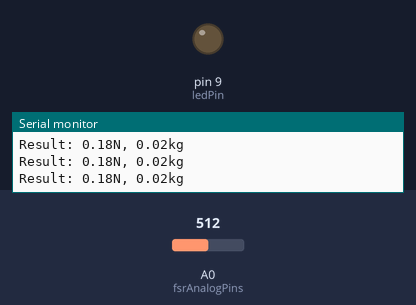
Bench run of a sketch on a simulated Arduino Uno, built with avr-gcc and run on an emulated ATmega328P. Shown: output pins drawn as LEDs (lit = HIGH), the last lines printed to the serial monitor. The test bench sets the inputs (shaded band); at power-on: A0 (fsrAnalogPins) = 512.

Above: at 1.2 s.
1.3 s: A0 (fsrAnalogPins) set to 968
3.4 s: A0 (fsrAnalogPins) set to 998
At 4.1 s:
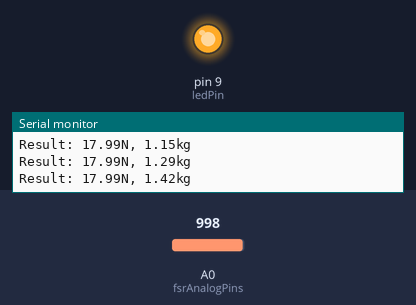
5.2 s: A0 (fsrAnalogPins) set to 900
At 6.5 s:
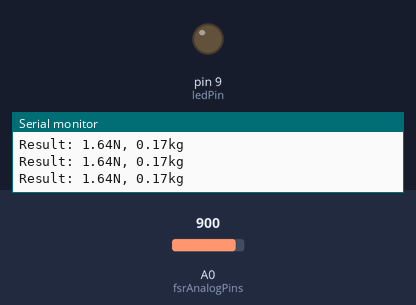
7.2 s: A0 (fsrAnalogPins) set to 1010
At 8.6 s:
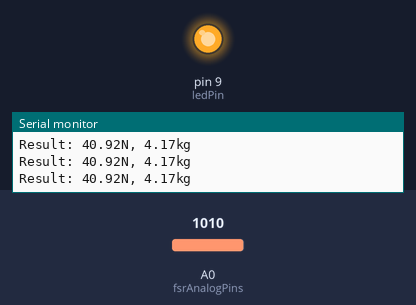
Timing chart, 0 to 9.9 s (numbered marks = the images above; inputs shaded):
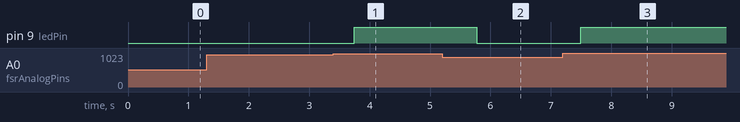

The sketch:

fsr-shoose.ino
```cpp
const int fsrAnalogPins[] = {A0, A1, A2, A3, A4};  // the FSR and 10K pulldown are connected to a0, a1, a2, a3, a4
const int ledPin = 9;

const float ACC_GRAVITY = 9.80665;
const int PULLUP_REGISTER_10K = 10000; // 10K resistor

// for moving average
const int movingAverageWindowSize = 10;
float movingAverageArray[movingAverageWindowSize] = {0,};
int index = 0;
float totalValue = 0;

float getPressureNewtons(int analogPin)
{
    int fsrReading;              // the analog reading from the FSR resistor divider
    int fsrVoltage;              // the analog reading converted to voltage
    unsigned long fsrResistance; // The voltage converted to resistance, can be very big so make "long"
    unsigned long fsrConductance;
    float fsrForce; // Finally, the resistance converted to force

    fsrReading = analogRead(analogPin);

    // analog voltage reading ranges from about 0 to 1023 which maps to 0V to 5V (= 5000mV)
    fsrVoltage = map(fsrReading, 0, 1023, 0, 5000); //

    if (fsrVoltage == 0)
    {
        return 0;
    }
    else
    {
        // The voltage = Vcc * R / (R + FSR) where R = 10K and Vcc = 5V
        // so FSR = ((Vcc - V) * R) / V        yay math!
        fsrResistance = 5000 - fsrVoltage; // fsrVoltage is in millivolts so 5V = 5000mV
        fsrResistance *= PULLUP_REGISTER_10K;
        fsrResistance /= fsrVoltage; // FSR resistance in ohms

        fsrConductance = 1000000; // we measure in micromhos so
        fsrConductance /= fsrResistance; // Conductance in microMhos

        // Use the two FSR guide graphs to approximate the force
        if (fsrConductance <= 1000)
        {
            fsrForce = fsrConductance / 80; // Force in Newtons
        }
        else
        {
            fsrForce = fsrConductance - 1000;
            fsrForce /= 30; // Force in Newtons
        }
        return fsrForce/5.5; // fine tuning
    }
}

void setup(void)
{
    Serial.begin(9600);
    pinMode(ledPin, OUTPUT);
    digitalWrite(ledPin, 0);
}

void loop(void)
{
    float pressureNewtons = 0;
    float averageNewtons = 0;
    float weight = 0;
    pressureNewtons = getPressureNewtons(fsrAnalogPins[0]);

    totalValue = totalValue - movingAverageArray[index] + pressureNewtons;
    movingAverageArray[index] = pressureNewtons;
    index = (index + 1) % movingAverageWindowSize;
    averageNewtons = totalValue / movingAverageWindowSize;
    weight = averageNewtons / ACC_GRAVITY;

    if(weight > 1)
    {
        digitalWrite(ledPin, 1);
    }
    else
    {
        digitalWrite(ledPin, 0);
    }


    Serial.print("Result: ");
    Serial.print(pressureNewtons);
    Serial.print("N, ");
    Serial.print(weight);
    Serial.print("kg \r\n");
    delay(100);
}
```

Measured:
- the behaviour switches between 985 and 986 on A0 (fsrAnalogPins) (found by bisection; images 0 and 1)
- after the input at 3.4 s, pin 9 (ledPin): LOW → HIGH after 0.35 s
- after the input at 5.2 s, pin 9 (ledPin): HIGH → LOW after 0.57 s
- after the input at 7.2 s, pin 9 (ledPin): LOW → HIGH after 0.29 s
